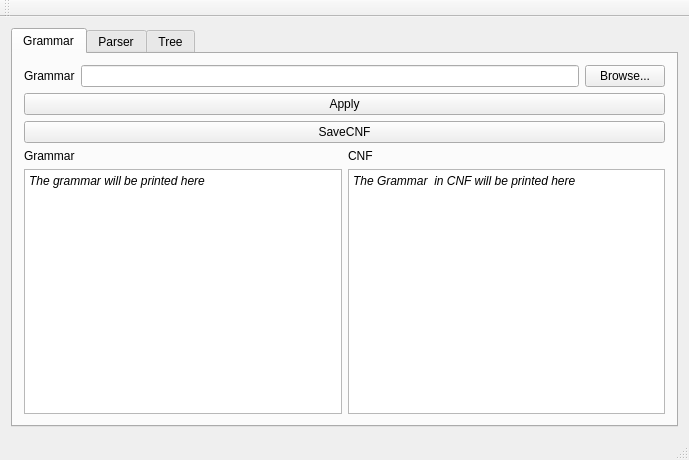
<?xml version="1.0" encoding="UTF-8"?>
<ui version="4.0">
 <class>MainWindow</class>
 <widget class="QMainWindow" name="MainWindow">
  <property name="geometry">
   <rect>
    <x>0</x>
    <y>0</y>
    <width>689</width>
    <height>460</height>
   </rect>
  </property>
  <property name="windowTitle">
   <string>Parser</string>
  </property>
  <widget class="QWidget" name="centralWidget">
   <layout class="QVBoxLayout" name="verticalLayout_10">
    <item>
     <widget class="QTabWidget" name="tabWidget">
      <property name="tabShape">
       <enum>QTabWidget::Rounded</enum>
      </property>
      <property name="currentIndex">
       <number>0</number>
      </property>
      <widget class="QWidget" name="GrammarTab">
       <attribute name="title">
        <string>Grammar</string>
       </attribute>
       <layout class="QVBoxLayout" name="verticalLayout_5">
        <item>
         <layout class="QVBoxLayout" name="verticalLayout_4">
          <item>
           <layout class="QHBoxLayout" name="horizontalLayout">
            <item>
             <widget class="QLabel" name="GrammarLabel">
              <property name="text">
               <string>Grammar</string>
              </property>
             </widget>
            </item>
            <item>
             <widget class="QLineEdit" name="GrammarEdit"/>
            </item>
            <item>
             <widget class="QPushButton" name="BroweGrammar">
              <property name="text">
               <string>Browse...</string>
              </property>
             </widget>
            </item>
           </layout>
          </item>
          <item>
           <layout class="QVBoxLayout" name="verticalLayout">
            <item>
             <widget class="QPushButton" name="ApplyButton">
              <property name="text">
               <string>Apply</string>
              </property>
             </widget>
            </item>
            <item>
             <widget class="QPushButton" name="SaveCNF">
              <property name="text">
               <string>SaveCNF</string>
              </property>
             </widget>
            </item>
           </layout>
          </item>
          <item>
           <layout class="QVBoxLayout" name="verticalLayout_3">
            <item>
             <layout class="QHBoxLayout" name="horizontalLayout_5">
              <item>
               <widget class="QLabel" name="label">
                <property name="text">
                 <string>Grammar</string>
                </property>
               </widget>
              </item>
              <item>
               <widget class="QLabel" name="label_2">
                <property name="text">
                 <string>CNF</string>
                </property>
               </widget>
              </item>
             </layout>
            </item>
            <item>
             <layout class="QHBoxLayout" name="horizontalLayout_2">
              <item>
               <widget class="QTextBrowser" name="GrammarBrowser">
                <property name="html">
                 <string>&lt;!DOCTYPE HTML PUBLIC &quot;-//W3C//DTD HTML 4.0//EN&quot; &quot;http://www.w3.org/TR/REC-html40/strict.dtd&quot;&gt;
&lt;html&gt;&lt;head&gt;&lt;meta name=&quot;qrichtext&quot; content=&quot;1&quot; /&gt;&lt;style type=&quot;text/css&quot;&gt;
p, li { white-space: pre-wrap; }
&lt;/style&gt;&lt;/head&gt;&lt;body style=&quot; font-family:'Sans Serif'; font-size:9pt; font-weight:400; font-style:normal;&quot;&gt;
&lt;p style=&quot; margin-top:0px; margin-bottom:0px; margin-left:0px; margin-right:0px; -qt-block-indent:0; text-indent:0px;&quot;&gt;&lt;span style=&quot; font-style:italic;&quot;&gt;The grammar will be printed here&lt;/span&gt;&lt;/p&gt;&lt;/body&gt;&lt;/html&gt;</string>
                </property>
               </widget>
              </item>
              <item>
               <widget class="QTextBrowser" name="CNFBrowser">
                <property name="html">
                 <string>&lt;!DOCTYPE HTML PUBLIC &quot;-//W3C//DTD HTML 4.0//EN&quot; &quot;http://www.w3.org/TR/REC-html40/strict.dtd&quot;&gt;
&lt;html&gt;&lt;head&gt;&lt;meta name=&quot;qrichtext&quot; content=&quot;1&quot; /&gt;&lt;style type=&quot;text/css&quot;&gt;
p, li { white-space: pre-wrap; }
&lt;/style&gt;&lt;/head&gt;&lt;body style=&quot; font-family:'Sans Serif'; font-size:9pt; font-weight:400; font-style:normal;&quot;&gt;
&lt;p style=&quot; margin-top:0px; margin-bottom:0px; margin-left:0px; margin-right:0px; -qt-block-indent:0; text-indent:0px;&quot;&gt;&lt;span style=&quot; font-style:italic;&quot;&gt;The Grammar  in CNF will be printed here&lt;/span&gt;&lt;/p&gt;&lt;/body&gt;&lt;/html&gt;</string>
                </property>
               </widget>
              </item>
             </layout>
            </item>
           </layout>
          </item>
         </layout>
        </item>
       </layout>
      </widget>
      <widget class="QWidget" name="ParserTab">
       <attribute name="title">
        <string>Parser</string>
       </attribute>
       <layout class="QVBoxLayout" name="verticalLayout_13">
        <item>
         <layout class="QVBoxLayout" name="verticalLayout_9">
          <item>
           <layout class="QVBoxLayout" name="verticalLayout_7">
            <item>
             <widget class="QLabel" name="InputLabelParse">
              <property name="text">
               <string>File Input</string>
              </property>
             </widget>
            </item>
            <item>
             <layout class="QVBoxLayout" name="verticalLayout_2">
              <item>
               <layout class="QHBoxLayout" name="horizontalLayout_3">
                <item>
                 <widget class="QLabel" name="InputLabel">
                  <property name="text">
                   <string>Input</string>
                  </property>
                 </widget>
                </item>
                <item>
                 <widget class="QLineEdit" name="InputEdit">
                  <property name="text">
                   <string>Enter a filename here</string>
                  </property>
                 </widget>
                </item>
                <item>
                 <widget class="QPushButton" name="BrowseInput">
                  <property name="text">
                   <string>Browse...</string>
                  </property>
                 </widget>
                </item>
               </layout>
              </item>
              <item>
               <layout class="QHBoxLayout" name="horizontalLayout_4">
                <item>
                 <widget class="QPushButton" name="CYKParse">
                  <property name="text">
                   <string>CYKParse</string>
                  </property>
                 </widget>
                </item>
                <item>
                 <widget class="QPushButton" name="LL1Parse">
                  <property name="text">
                   <string>LL1Parse</string>
                  </property>
                 </widget>
                </item>
                <item>
                 <widget class="QLabel" name="IsInGrammarLabel">
                  <property name="text">
                   <string/>
                  </property>
                 </widget>
                </item>
               </layout>
              </item>
             </layout>
            </item>
           </layout>
          </item>
          <item>
           <widget class="Line" name="line">
            <property name="orientation">
             <enum>Qt::Horizontal</enum>
            </property>
           </widget>
          </item>
          <item>
           <layout class="QVBoxLayout" name="verticalLayout_8">
            <item>
             <widget class="QLabel" name="CommandLineLabel">
              <property name="text">
               <string>RealTime Input</string>
              </property>
             </widget>
            </item>
            <item>
             <layout class="QVBoxLayout" name="verticalLayout_6">
              <item>
               <layout class="QHBoxLayout" name="horizontalLayout_7">
                <item>
                 <widget class="QLabel" name="InputLabel_2">
                  <property name="text">
                   <string>Input</string>
                  </property>
                 </widget>
                </item>
                <item>
                 <widget class="QLineEdit" name="StringInput">
                  <property name="text">
                   <string>A string, to be evaluated</string>
                  </property>
                 </widget>
                </item>
               </layout>
              </item>
              <item>
               <layout class="QHBoxLayout" name="horizontalLayout_8">
                <item>
                 <widget class="QPushButton" name="CYKParse_2">
                  <property name="text">
                   <string>CYKParse</string>
                  </property>
                 </widget>
                </item>
                <item>
                 <widget class="QPushButton" name="LL1Parse_2">
                  <property name="text">
                   <string>LL1Parse</string>
                  </property>
                 </widget>
                </item>
                <item>
                 <widget class="QLabel" name="RealTimeLabel">
                  <property name="text">
                   <string/>
                  </property>
                 </widget>
                </item>
               </layout>
              </item>
             </layout>
            </item>
           </layout>
          </item>
          <item>
           <layout class="QHBoxLayout" name="horizontalLayout_6">
            <item>
             <widget class="QPushButton" name="ExportLispe">
              <property name="text">
               <string>ExportLisp</string>
              </property>
             </widget>
            </item>
            <item>
             <widget class="QPushButton" name="exportDOT">
              <property name="text">
               <string>ExportDOT</string>
              </property>
             </widget>
            </item>
           </layout>
          </item>
          <item>
           <widget class="QTextBrowser" name="CYKtable"/>
          </item>
         </layout>
        </item>
       </layout>
      </widget>
      <widget class="QWidget" name="ParseTree">
       <attribute name="title">
        <string>Tree</string>
       </attribute>
       <layout class="QVBoxLayout" name="verticalLayout_11">
        <item>
         <widget class="QScrollArea" name="scrollArea">
          <property name="widgetResizable">
           <bool>true</bool>
          </property>
          <widget class="QWidget" name="scrollAreaWidgetContents">
           <property name="geometry">
            <rect>
             <x>0</x>
             <y>0</y>
             <width>647</width>
             <height>355</height>
            </rect>
           </property>
           <layout class="QVBoxLayout" name="verticalLayout_12">
            <item>
             <widget class="QLabel" name="treeImage">
              <property name="text">
               <string/>
              </property>
             </widget>
            </item>
           </layout>
          </widget>
         </widget>
        </item>
       </layout>
      </widget>
     </widget>
    </item>
   </layout>
  </widget>
  <widget class="QToolBar" name="mainToolBar">
   <attribute name="toolBarArea">
    <enum>TopToolBarArea</enum>
   </attribute>
   <attribute name="toolBarBreak">
    <bool>false</bool>
   </attribute>
  </widget>
  <widget class="QStatusBar" name="statusBar"/>
 </widget>
 <layoutdefault spacing="6" margin="11"/>
 <resources/>
 <connections/>
</ui>
